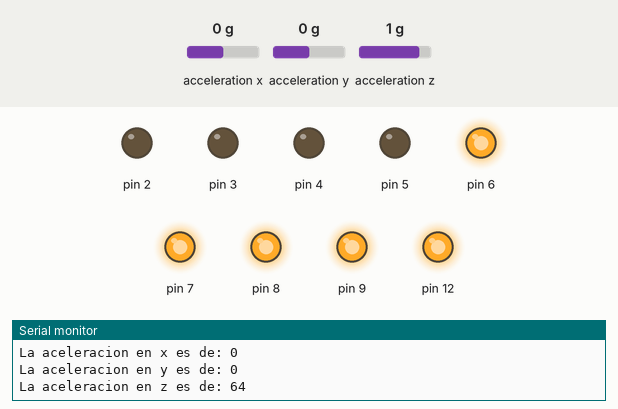
Bench run of a sketch on a simulated Arduino Uno, built with avr-gcc and run on an emulated ATmega328P. On the bench: output pins drawn as LEDs (lit = HIGH), the last lines printed to the serial monitor. The test bench sets the inputs (shaded band); at power-on: acceleration x 0 g, acceleration y 0 g, acceleration z 1 g. The audio player accepts every command and is not drawn; pins used as bus, display or sensor lines are not drawn.

Above: at 1.7 s.
1.8 s: acceleration x set to -0.3 g
3.8 s: acceleration x set to -0.6 g
At 5.1 s:
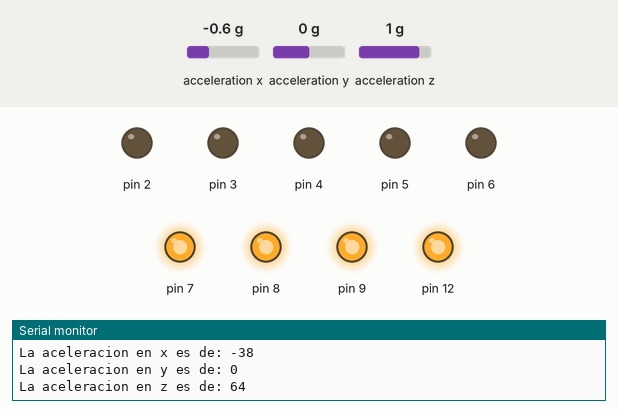
6.2 s: acceleration y set to -0.3 g
8.0 s: acceleration y set to -0.6 g
At 9.7 s:
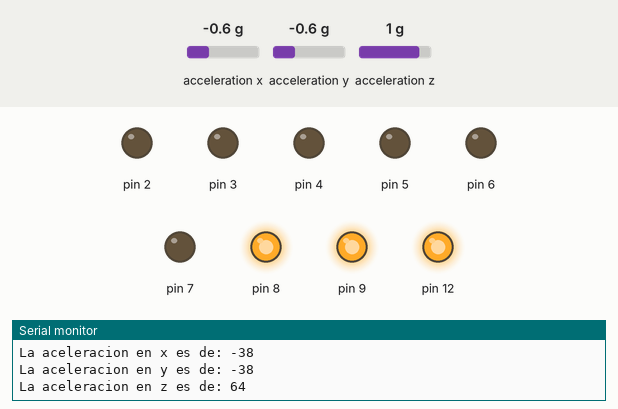
10.5 s: acceleration z set to -1.4 g
At 11.5 s:
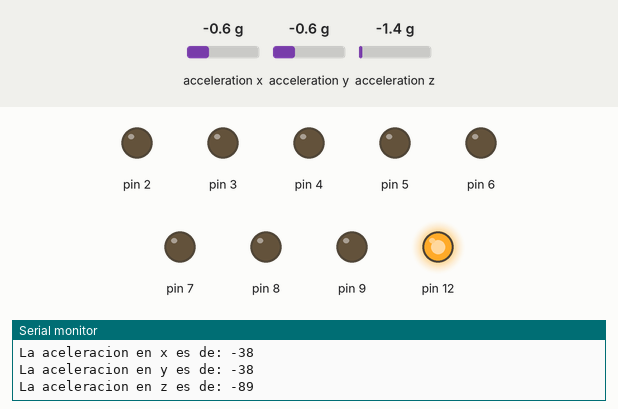
12.6 s: acceleration z set to -1.1 g
At 14.7 s:
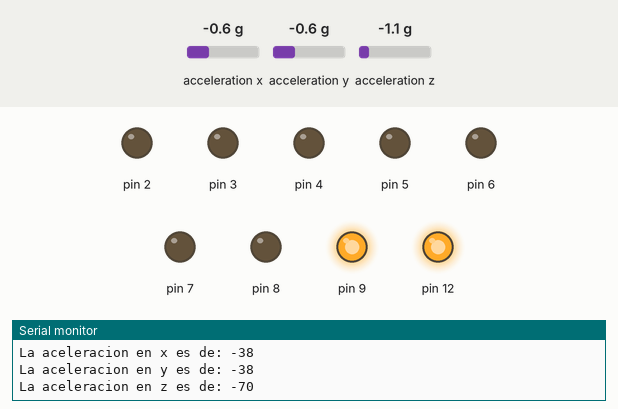
Timing chart, 0 to 15.8 s (numbered marks = the images above; inputs shaded):
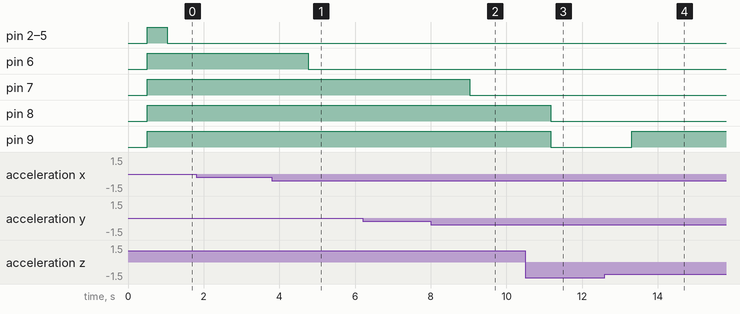

The sketch:

sketch_jul15a.ino
```cpp
#include <Wire.h>
#include <SparkFun_ADXL345.h>
#include <DFRobotDFPlayerMini.h>
#include <SoftwareSerial.h>

long int movimiento;
long int movimiento1;
long int movimiento2;
long int MV;
int MV1;

ADXL345 acelerometro_ADXL345 = ADXL345();

int x;
int y;
int z;

SoftwareSerial mySerial(10, 11); // RX, TX
DFRobotDFPlayerMini myDFPlayer;

long int customSqrt(long int val) {
  long int res = 0;
  long int bit = 1L << 30; // The second-to-top bit is set.

  // "bit" starts at the highest power of four <= the argument.
  while (bit > val) {
    bit >>= 2;
  }

  while (bit != 0) {
    if (val >= res + bit) {
      val -= res + bit;
      res = (res >> 1) + bit;
    } else {
      res >>= 1;
    }
    bit >>= 2;
  }
  return res;
}

void setup() {
  Serial.begin(9600);
  mySerial.begin(9600);

  Serial.println("Uso del acelerometro ADXL345");
  acelerometro_ADXL345.powerOn();
  acelerometro_ADXL345.setRangeSetting(8);

  if (!myDFPlayer.begin(mySerial)) {
    Serial.println("DFPlayer Mini not detected.");
    while (true);
  }
  myDFPlayer.volume(20);  // Set volume to 20 (range from 0 to 30)

  for (int i = 2; i <= 12; i++) {
    pinMode(i, OUTPUT);
    digitalWrite(i, HIGH);
  }
}

void loop() {
  acelerometro_ADXL345.readAccel(&x, &y, &z);
  Serial.print("La aceleracion en x es de: ");
  Serial.println(x);
  Serial.print("La aceleracion en y es de: ");
  Serial.println(y);
  Serial.print("La aceleracion en z es de: ");
  Serial.println(z);
  delay(500);

  movimiento = (x * x) + (y * y) + (z * z);
  movimiento1 = customSqrt(movimiento);
  movimiento2 = movimiento1 / 0.06;

  MV = map(movimiento2, 465, 2000, 45, 15000);
  MV1 = map(MV, 45, 15000, 0, 11);
  Serial.println(MV1);

  for (int i = 2; i <= 12; i++) {
    if (i <= MV1 + 1) {
      digitalWrite(i, LOW);  // Turn on the LEDs up to the current level
    } else {
      digitalWrite(i, HIGH); // Turn off the LEDs above the current level
    }
  }

  // Play sound when the highest level is reached
  if (MV1 >= 11) {
    myDFPlayer.play(1); // Play the first MP3 file on the SD card
    delay(5000);        // Delay to prevent multiple triggers
  }
}
```

Measured:
- the behaviour switches between -0.4 and -0.5 g on acceleration x (found by bisection; images 0 and 1)
- the behaviour switches between -0.4 and -0.5 g on acceleration y (found by bisection; images 1 and 2)
- the behaviour switches between -1.3 and -1.2 g on acceleration z (found by bisection; images 3 and 4)
- after the input at 3.8 s, pin 6: HIGH → LOW after 0.96 s
- after the input at 8.0 s, pin 7: HIGH → LOW after 1.0 s
- after the input at 10.5 s, pin 8, pin 9: HIGH → LOW after 0.67 s
- after the input at 12.6 s, pin 9: LOW → HIGH after 0.71 s
